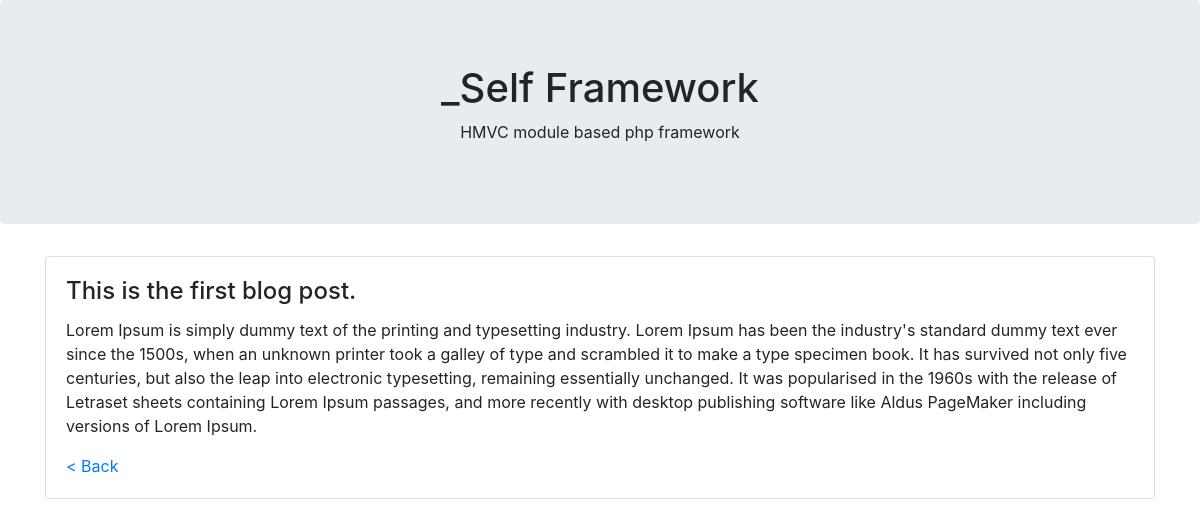
The page /public/post/this-is-the-first-blog-post on the database its author committed.
### tables this page shows
CREATE TABLE `posts` (
  `id` int(11) NOT NULL,
  `title` longtext NOT NULL,
  `slug` varchar(255) NOT NULL,
  `content` longtext NOT NULL,
  `created_at` datetime NOT NULL,
  `updated_at` datetime NOT NULL
);

### Modules/page/controllers/PageController.php (called while the page is built, shortened)
<?php
class PageController {
	public $db = null;
	public $view = null;
	public function __construct()
	{
        $this->db = new DB();
        $this->view = new View();
	}
    public function post($params)
	{
		$post = $this->db->table("posts")->where(['slug'=>$params['post']])->get();
        $this->view->make('post', $post[0]);
	}
}

### Modules/page/route.php (called while the page is built, shortened)
<?php
$route = new Route();
$route->get('/', 'PageController@homepage');
$route->get('/about', 'PageController@aboutpage');
$route->get('/posts', 'PageController@posts');
$route->get('/post/:post', 'PageController@post');
?>

### Engine/autoload.php (called while the page is built, shortened)
<?php
require_once 'Framework/App.php';
require_once 'Framework/DB.php';
require_once 'Framework/View.php';
require_once 'Framework/Route.php';
$app = new App();
$app->run();

### public/index.php (called while the page is built, shortened)
<?php
require_once('../engine/autoload.php');

### Engine/Framework/DB.php (called while the page is built, shortened)
<?php
final class DB
{
    private $connection = NULL;
    private $table = NULL;
    private $where = NULL;
    private $whereOr = NULL;
    private $queryData = [];
    public function __construct()
    {
        $db = $GLOBALS['db'];
        try {
            $this->connection = new PDO("mysql:host=" . $db["hostname"] . ";dbname=" . $db["database"], $db["username"], $db["password"]);
            $this->connection->setAttribute(PDO::ATTR_ERRMODE, PDO::ERRMODE_EXCEPTION);
        } catch (PDOException $e) {
            echo "Connection failed: " . $e->getMessage();
        }
        return $this;
    }
    public function table($table)
    {
        $this->table = $table;
        return $this;
    }
    public function where($params = [])
    {
        $this->where = $this->queryFormat(array_keys($params), "AND");
        foreach ($params as $key=>$value)
        {
            $this->queryData[$key] = $value;
        }
        return $this;
    }
    private function queryFormat($data, $type)
    {
        $clause = NULL;
        foreach ($data as $key=>$value)
        {
            if($key == 0)
            {
                $clause .= $value . "=:" . $value;
            }
            else
            {
                $clause .= " " . $type . " " . $value . "=:" . $value;
            }
        }
        return $clause;
    }
    public function get()
    {
        if(!empty($this->where) || !empty($this->whereOr))
        {
            $sql = "SELECT * FROM " . $this->table . " WHERE " . $this->where . $this->whereOr;
        }
        else
        {
            $sql = "SELECT * FROM " . $this->table;
        }
        $stmt = $this->connection->prepare($sql);
        foreach($this->queryData as $key=>$value)
        {
            $stmt->bindParam(":" . $key, $value);
        }
        $stmt->execute();
        $this->response = $stmt->fetchAll(PDO::FETCH_OBJ);
        return $this->response;
    }
}

### Modules/page/views/post.php (the view, shortened to what this page needs)
<!DOCTYPE html>
<html lang="en">
<head>
  <link rel="stylesheet" href="https://maxcdn.bootstrapcdn.com/bootstrap/4.1.0/css/bootstrap.min.css">
</head>
<body>
<div class="jumbotron text-center">
  <h1>_Self Framework</h1>
  <p>HMVC module based php framework</p>
</div>
<div class="container">
  <div class="row">
    <div class="col-sm-12">
        <div class="card">
            <div class="card-body">
                <h4 class="card-title"><?php echo $data->title; ?></h4>
                <p class="card-text"><?php echo $data->content; ?></p>
                <a href="http://localhost:8888/_Self-blog/public/posts" class="card-link">< Back</a>
            </div>
        </div>
    </div>
  </div>
</div>
</body>
</html>

### Engine/Framework/App.php (shortened to what this page needs)
<?php
final class App
{
    private $aliases;
    public function __construct()
    {
        $this->aliases = $GLOBALS['aliases'];
    }
    public function run()
    {
        $this->loadRoutes();
    }
    private function loadRoutes()
    {
        foreach ($this->aliases as $alias) {
            require_once '../Modules/' . $alias . '/route.php';
        }
    }
}

### Engine/Framework/View.php (shortened to what this page needs)
<?php
final class View
{
    private $aliases;
    public function __construct()
    {
        $this->aliases = $GLOBALS['aliases'];
    }
    public function make($file, $data = [])
    {
        foreach ($this->aliases as $alias) {
            if (strpos(debug_backtrace(DEBUG_BACKTRACE_IGNORE_ARGS, 1)[0]['file'], "/Modules/" . $alias . "/")) {
                include "../Modules/" . $alias . "/views/" . $file . ".php";
            }
        }
    }
}

### rows shown on the page
posts: title "This is the first blog post.", content "Lorem Ipsum is simply dummy text of the printing and typesetting industry. Lorem Ipsum has been the industry's standard dummy text ever since the 1500s, when an unknown printer took a galley of type and scrambled it to make a type specimen book. It has survived not only five centuries, but also the leap into electronic typesetting, remaining essentially unchanged. It was popularised in the 1960s with the release of Letraset sheets containing Lorem Ipsum passages, and more recently with desktop publishing software like Aldus PageMaker including versions of Lorem Ipsum."
